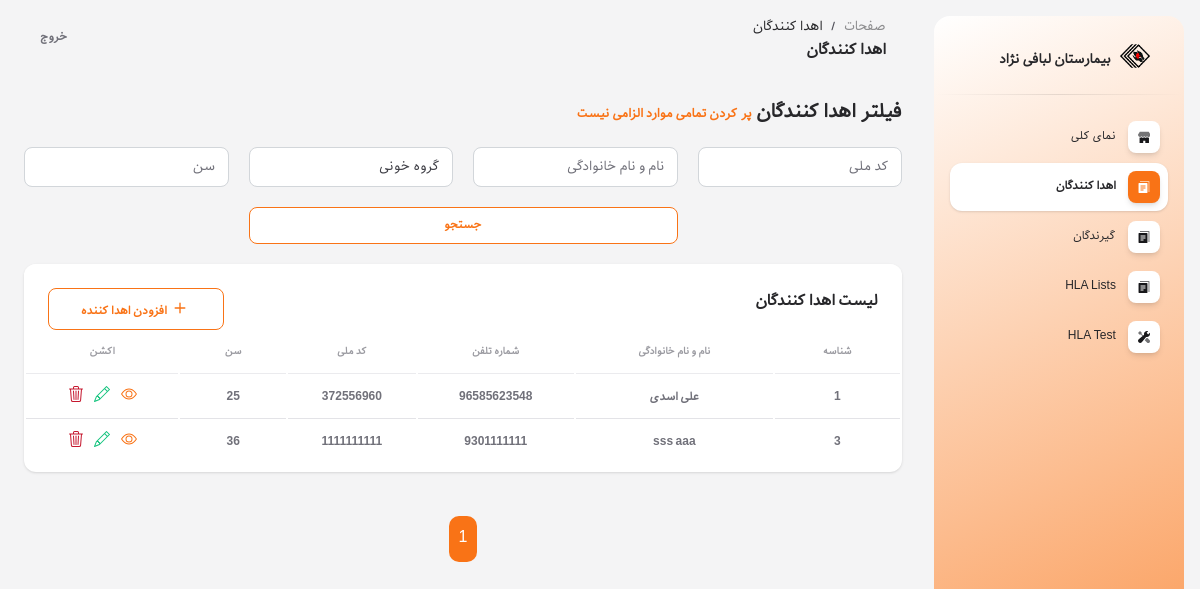
Page /donors/ (signed in) on the earlier database version.
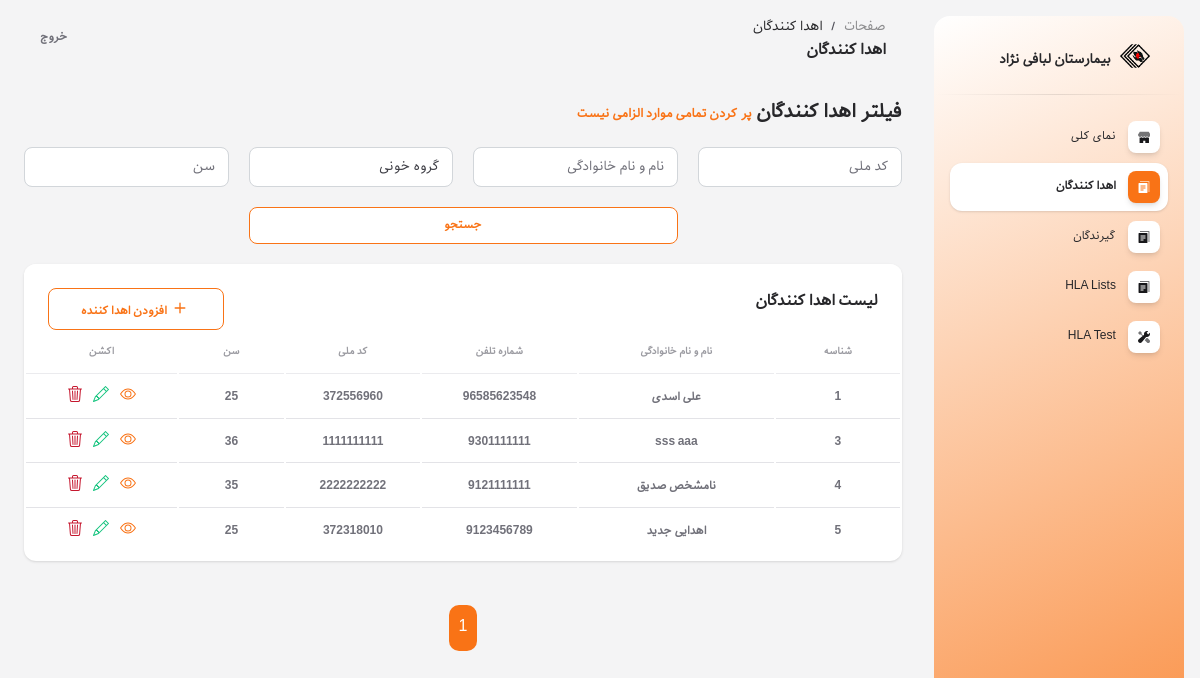
Same page on the later database version.
### referees/models.py (models this page shows, shortened)
class Donor(models.Model):
    blood_group_choices = [
        ('A', 'A'),
        ('B', 'B'),
        ('AB', 'AB'),
        ('O', 'O'),
    ]
    first_name = models.CharField(verbose_name='نام', max_length=100)
    last_name = models.CharField(verbose_name='نام خانوادگی', max_length=100)
    national_code = models.IntegerField(verbose_name='کد ملی')
    phone_number = models.IntegerField(verbose_name='شماره تماس')
    age = models.IntegerField(verbose_name='سن')
    blood_group = models.CharField(verbose_name='گروه خونی', max_length=2, choices=blood_group_choices)
    kdpi = models.FloatField(verbose_name='KDPI', help_text='عددی بین 0 تا 100')
    recipient_blood_group = MultiSelectField(verbose_name='گروه خونی مناسب برای گیرنده', help_text='این مقدار توسط سیستیم تعین می گردد', max_length=2, choices=blood_group_choices)
    min_recipient_age = models.IntegerField(verbose_name='حداقل سن مناسب برای گیرنده', help_text='این مقدار توسط سیستیم تعین می گردد')
    max_recipient_age = models.IntegerField(verbose_name='حداکثر سن مناسب برای گیرنده', help_text='این مقدار توسط سیستیم تعین می گردد')
    hla_a_1 = models.ForeignKey(HlaA, on_delete=models.DO_NOTHING, verbose_name='HLA A (allele 1)', related_name='hla_a_1_donor')
    hla_a_2 = models.ForeignKey(HlaA, on_delete=models.DO_NOTHING, verbose_name='HLA A (allele 2)', related_name='hla_a_2_donor')
    hla_b_1 = models.ForeignKey(HlaB, on_delete=models.DO_NOTHING, verbose_name='HLA B (allele 1)', related_name='hla_b_1_donor')
    hla_b_2 = models.ForeignKey(HlaB, on_delete=models.DO_NOTHING, verbose_name='HLA B (allele 2)', related_name='hla_b_2_donor')
    hla_drb1_1 = models.ForeignKey(HlaDRB1, on_delete=models.DO_NOTHING, verbose_name='HLA DRB1 (allele 1)', related_name='hla_drb1_1_donor')
    hla_drb1_2 = models.ForeignKey(HlaDRB1, on_delete=models.DO_NOTHING, verbose_name='HLA DRB1 (allele 2)', related_name='hla_drb1_2_donor')
    hla_drb_1 = models.ForeignKey(HlaDRB, on_delete=models.DO_NOTHING, verbose_name='HLA DRB (allele 1)', null=True, blank=True, related_name='hla_drb_1_donor')
    hla_drb_2 = models.ForeignKey(HlaDRB, on_delete=models.DO_NOTHING, verbose_name='HLA DRB (allele 2)', null=True, blank=True, related_name='hla_drb_2_donor')
    hla_dqb1_1 = models.ForeignKey(HlaDQB1, on_delete=models.DO_NOTHING, verbose_name='HLA DQB1 (allele 1)', related_name='hla_dqb1_1_donor')
    hla_dqb1_2 = models.ForeignKey(HlaDQB1, on_delete=models.DO_NOTHING, verbose_name='HLA DQB1 (allele 2)', related_name='hla_dqb1_2_donor')
    class Meta:
        verbose_name = 'اهدا کننده'
        verbose_name_plural = 'اهدا کنندگان'

### referees/views.py (the view)
# urls.py: path('donors/', DonorListView.as_view(), name='donor_list'),
class DonorListView(LoginRequiredMixin, ListView):
    model = Donor
    template_name = 'donor_list.html'
    context_object_name = 'donors'
    ordering = 'id'
    paginate_by = 100
    def get_queryset(self):
        queryset = super().get_queryset()
        search_query = self.request.GET.get('q')
        blood_group = self.request.GET.get('blood_group')
        national_code = self.request.GET.get('national_code')
        age = self.request.GET.get('age')
        if search_query:
            queryset = queryset.filter(
                Q(first_name__icontains=search_query) |
                Q(last_name__icontains=search_query)
            )
        if blood_group:
            queryset = queryset.filter(blood_group=blood_group)
        if national_code:
            queryset = queryset.filter(national_code=national_code)
        if age:
            queryset = queryset.filter(age=age)
        return queryset

### templates/donor_list.html (shortened to what the changed rows need)
{% extends 'base.html' %}
{% load static %}
{% block contain %}
<div class="row">
    <div class="col-12">
        <div class="card mb-4">
            <div class="card-body px-0 pt-0 pb-2">
                <div class="table-responsive p-0">
                    <table class="table align-items-center mb-0">
                        <thead>
                            <tr>
                                <th
                                    class="text-center text-uppercase text-secondary text-xxs font-weight-bolder opacity-7">
                                    شناسه</th>
                                <th
                                    class="text-center text-uppercase text-secondary text-xxs font-weight-bolder opacity-7">
                                    نام و نام خانوادگی</th>
                                <th
                                    class="text-center text-uppercase text-secondary text-xxs font-weight-bolder opacity-7">
                                    شماره تلفن</th>
                                <th
                                    class="text-center text-uppercase text-secondary text-xxs font-weight-bolder opacity-7">
                                    کد ملی</th>
                                <th
                                    class="text-center text-uppercase text-secondary text-xxs font-weight-bolder opacity-7">
                                    سن</th>
                                <th
                                    class="text-center text-uppercase text-secondary text-xxs font-weight-bolder opacity-7">
                                    اکشن</th>
                            </tr>
                        </thead>
                        <tbody>
                            {% if donors %}
                            {% for donor in donors %}
                            <tr>
                                <td class="align-middle text-center">
                                    <span class="text-secondary text-xs font-weight-bold">{{ donor.id }}</span>
                                </td>
                                <td class="align-middle text-center">
                                    <span class="text-secondary text-xs font-weight-bold">{{ donor.first_name }} {{ donor.last_name }}</span>
                                </td>
                                <td class="align-middle text-center">
                                    <span class="text-secondary text-xs font-weight-bold">{{ donor.phone_number }}</span>
                                </td>
                                <td class="align-middle text-center">
                                    <span class="text-secondary text-xs font-weight-bold">{{ donor.national_code }}</span>
                                </td>
                                <td class="align-middle text-center">
                                    <span class="text-secondary text-xs font-weight-bold">{{ donor.age }}</span>
                                </td>
                                <td class="align-middle text-center">
                                    <a href="{% url 'donor_detail' donor.id %}" title="جزئیات" style="padding: 0 4px;">
                                        <span class="text-secondary text-xs font-weight-bold">
                                        </span>
                                    </a>
                                    <a href="{% url 'donor_update' donor.id %}" title="ویرایش" style="padding: 0 4px;">
                                        <span class="text-secondary text-xs font-weight-bold">
                                        </span>
                                    </a>
                                    <a href="{% url 'donor_delete' donor.id %}" title="حذف" style="padding: 0 4px;">
                                        <span class="text-secondary text-xs font-weight-bold">
                                        </span>
                                    </a>
                                </td>
                            </tr>
                            {% endfor %}
                            {% else %}
                            <tr>
                                <td colspan="6" class="align-middle text-center">
                                    <span class="text-secondary text-xs font-weight-bold">موردی یافت نشد</span>
                                </td>
                            </tr>
                            {% endif %}
                        </tbody>
                    </table>
                </div>
            </div>
        </div>
    </div>
    <div class="col-12">
        <div class="page">
            {% for num in page_obj.paginator.page_range %}
            {% if page_obj.number == num %}
            <a href="{% url 'donor_list' %}?page={{ num }}" class="number">{{ num }}</a>
            {% elif num > page_obj.number|add:'-3' and num < page_obj.number|add:'3' %}
            <a href="{% url 'donor_list' %}?page={{ num }}" class="number">{{ num }}</a>
            {% endif %}
            {% endfor %}
        </div>
    </div>
</div>
{% endblock %}

Differences in the rows shown:
added Donor: id "4", first_name "نامشخص", last_name "صدیق", phone_number "9121111111", national_code "2222222222", age "35"
added Donor: id "5", first_name "اهدایی", last_name "جدید", phone_number "9123456789", national_code "372318010", age "25"
